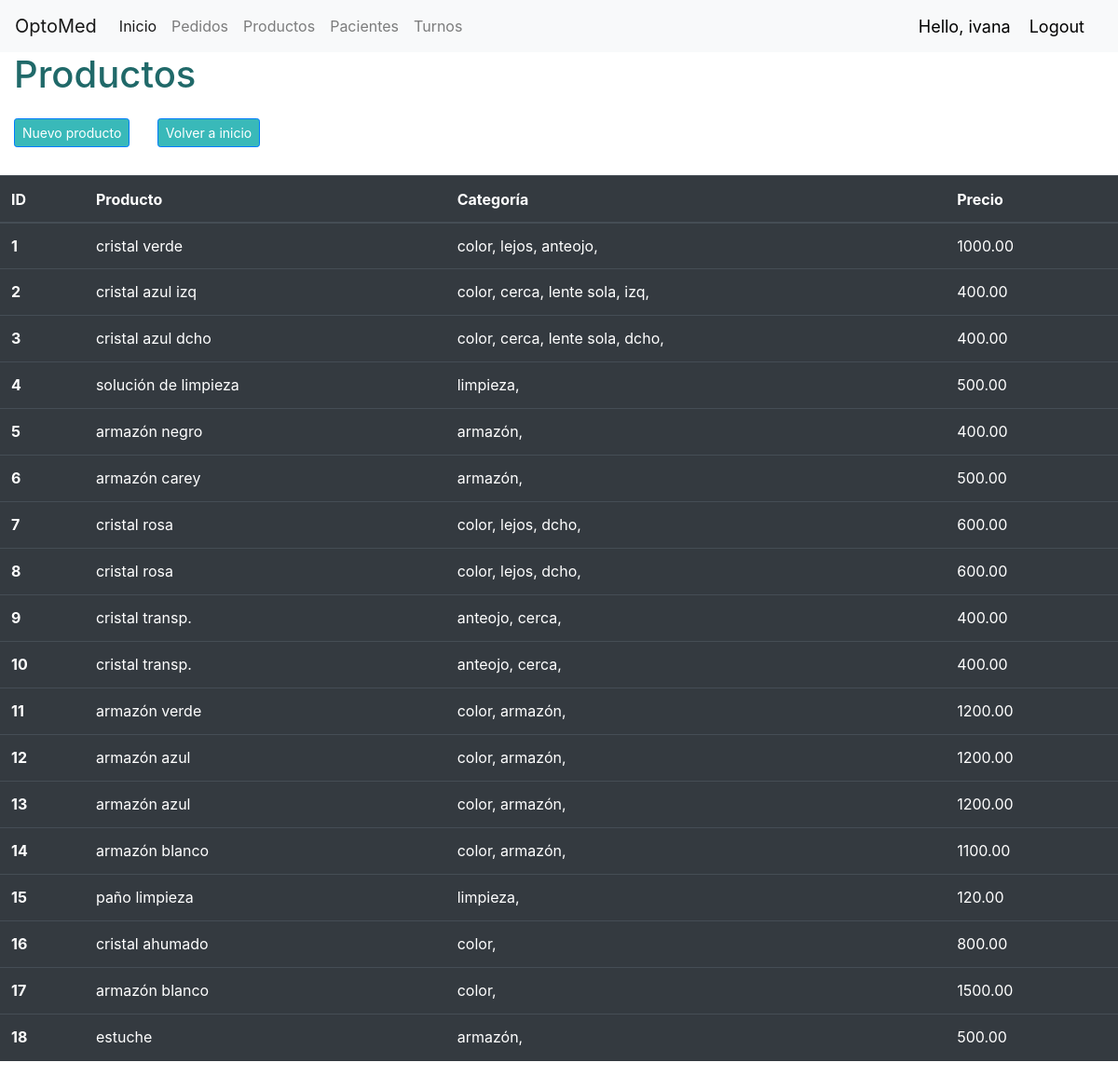
The page /pedidos/productos/ (signed in) on the database as committed earlier.
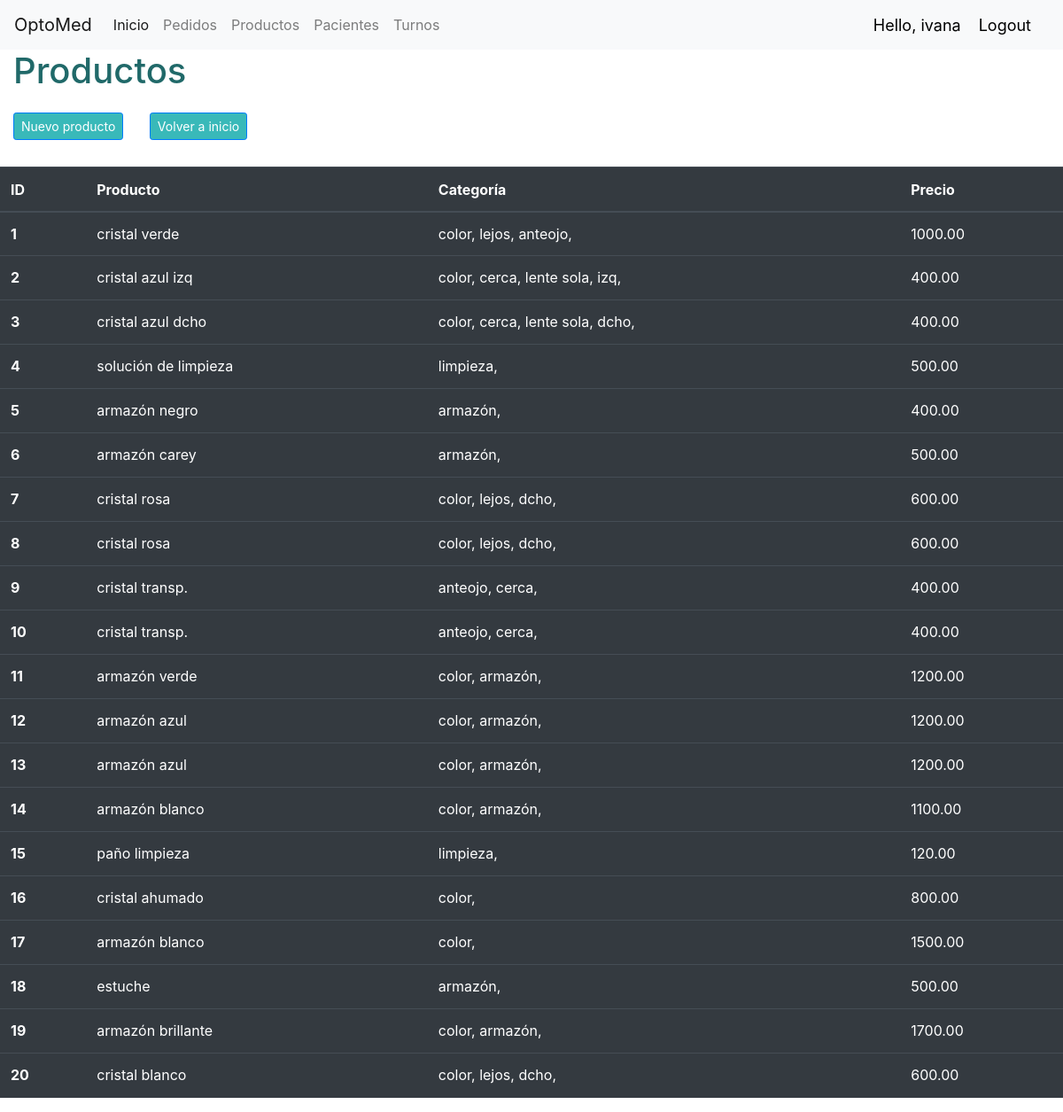
The same page on the database as committed later.
### pedidos/models.py (models this page shows, shortened)
class Producto(models.Model):
  CATEGORÍA = (
            ('Lente', 'Lente'),
            ('Otro', 'Otro'),
            )
  DISTANCIA = (
              ('Lejos', 'Lejos'),
              ('Cerca', 'Cerca'),
              )
  LADO = (
          ('Izquierdo', 'Izquierdo'),
          ('Derecho', 'Derecho'),
          ('Ambos', 'Ambos'),
        )
  ARMAZÓN = (
              ('Sí', 'Sí'),
              ('No', 'No'),
            )
  nombre = models.CharField(max_length=100, null=True)
  precio = models.DecimalField(null=True, max_digits=20, decimal_places=2, default=0.00)
  categoría = models.CharField(max_length=50, null=True, choices=CATEGORÍA, default="Otro")
  distancia = models.CharField(max_length=15, null=True, blank=True, choices=DISTANCIA)
  lado = models.CharField(max_length=15, null=True, blank=True, choices=LADO)
  armazón = models.CharField(max_length=15, null=True, blank=True, choices=ARMAZÓN)
  descripción = models.CharField(max_length=100, null=True, blank=True)
  fecha_creación =  models.DateTimeField(auto_now_add=True, null=True)
  tags = models.ManyToManyField(Tag)
  stock = models.IntegerField(null=True, blank=True, default=0)

class Tag(models.Model):
  nombre = models.CharField(max_length=200, null=True)
  def __str__(self):
    return self.nombre

### accounts/decorators.py (the view)
        def wrapper_func(request, *args, **kwargs):
            group = None
            if request.user.groups.exists():
                group = request.user.groups.all()[0].name
            if group in allowed_roles:
                return view_func(request, *args, **kwargs)
            else:
                return HttpResponse('No estas autorizado para ver esta pagina')

### pedidos/views.py (called while the page is built)
@login_required(login_url='login')
@allowed_users(allowed_roles=['admin', 'ventas','gerencia'])
def productos(request):
  return render(request, "pedidos/productos.html", context)

### pedidos/templates/pedidos/productos.html (shortened to what this page needs)
{% extends "pedidos/layout.html" %}
{% block body %}
  <h1> Productos </h1>
<a class="btn btn-primary btn-sm" style="background-color: #39b9b9; margin-left: 15px; margin-bottom: 15px;" href="{% url 'pedidos:nuevo_producto' %}">Nuevo producto</a>
<a class="btn btn-primary btn-sm" style="background-color: #39b9b9; margin: 15px 0 30px 25px;" href="{% url 'pedidos:inicio' %}">Volver a inicio</a>
<table class="table table-hover table-dark">
  <thead>
    <tr>
      <th scope="col">ID</th>
      <th scope="col">Producto</th>
      <th scope="col">Categoría</th>
      <th scope="col">Precio</th>
    </tr>
  </thead>
  <tbody>
        {% for producto in productos %}
          <tr>
          <th scope="row">{{ producto.pk }}</th>
          <td>{{ producto.nombre }}</td>
          <td>
              {% for tag in producto.tags.all %}
                {{ tag }},
              {% endfor %}
          </td>
          <td>{{ producto.precio }}</td>
          </tr>
        {% endfor %}
  </tbody>
</table>
{% endblock %}

Rows that differ between the two databases and show on the page:
added Producto: pk "19", nombre "armazón brillante", precio "1700.00", Tag (nombre "color"), Tag (nombre "armazón")
added Producto: pk "20", nombre "cristal blanco", precio "600.00", Tag (nombre "color"), Tag (nombre "lejos"), Tag (nombre "dcho")
